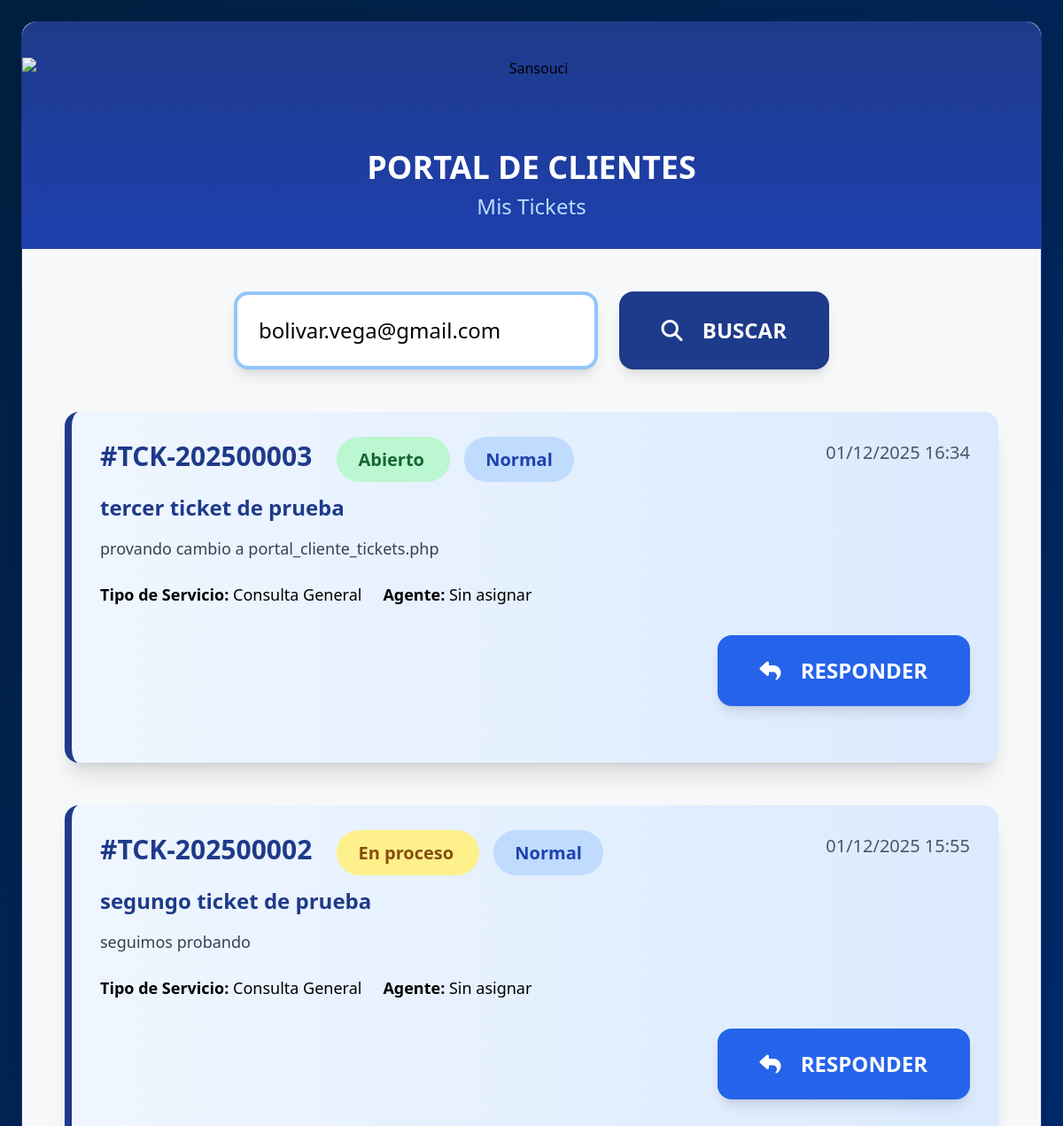
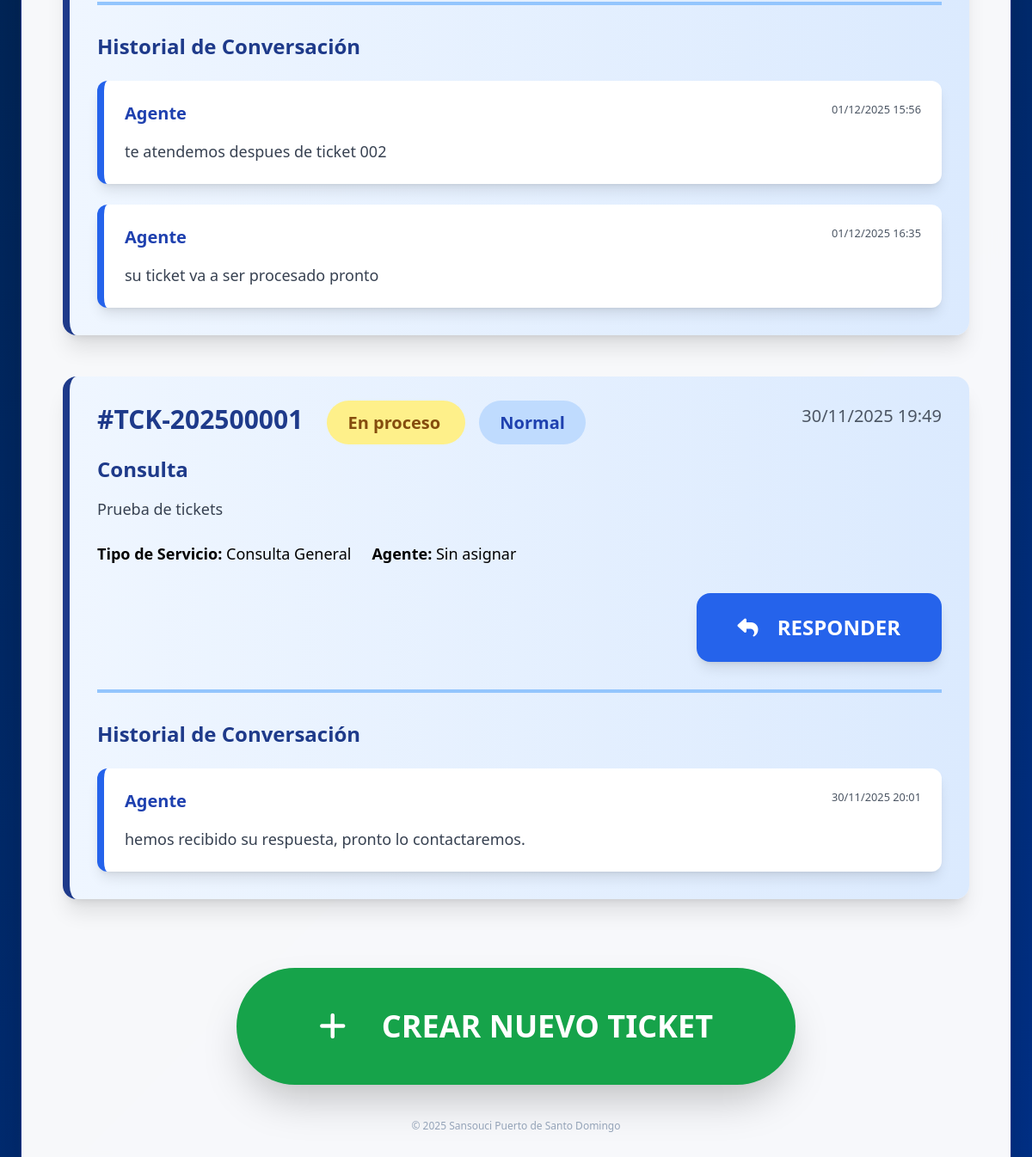
Screenshot of /portal_cliente_tickets.php?email=bolivar.vega@gmail.com with the database file from the repository (2 pictures, top to bottom).
### tables this page shows
CREATE TABLE `tickets` (
  `id` int(11) NOT NULL,
  `numero` varchar(20) DEFAULT NULL,
  `cliente_email` varchar(100) DEFAULT NULL,
  `asunto` varchar(200) DEFAULT NULL,
  `mensaje` text DEFAULT NULL,
  `estado` enum('abierto','en_proceso','pendiente_cliente','cerrado') DEFAULT 'abierto',
  `prioridad` enum('baja','normal','alta','urgente') DEFAULT 'normal',
  `agente_id` int(11) DEFAULT NULL,
  `creado_el` datetime DEFAULT current_timestamp(),
  `actualizado_el` datetime DEFAULT NULL ON UPDATE current_timestamp(),
  `tipo_servicio` varchar(100) DEFAULT 'General'
);

CREATE TABLE `respuestas` (
  `id` int(11) NOT NULL,
  `ticket_id` int(11) DEFAULT NULL,
  `mensaje` text DEFAULT NULL,
  `autor` enum('cliente','agente') DEFAULT NULL,
  `autor_email` varchar(100) DEFAULT NULL,
  `creado_el` datetime DEFAULT current_timestamp()
);

### portal_cliente_tickets.php (the view, shortened to what this page needs)
<?php
require __DIR__ . '/config_email.php';
$cliente_email = trim($_GET['email'] ?? '');
$tickets = [];
if ($cliente_email !== '') {
    $stmt = $pdo->prepare("
        SELECT t.*, u.nombre AS agente_nombre
        FROM tickets t
        LEFT JOIN users u ON t.agente_id = u.id
        WHERE t.cliente_email = ?
        ORDER BY t.creado_el DESC
    ");
    $stmt->execute([$cliente_email]);
    $tickets = $stmt->fetchAll(PDO::FETCH_ASSOC) ?: [];
}
?>
<!DOCTYPE html>
<html lang="es">
<head>
    <script src="https://cdn.tailwindcss.com"></script>
    <link href="https://cdnjs.cloudflare.com/ajax/libs/font-awesome/6.5.0/css/all.min.css" rel="stylesheet">
</head>
<body class="min-h-screen flex items-center justify-center p-6">
    <div class="card rounded-2xl shadow-2xl w-full max-w-6xl border border-blue-900">
        <div class="text-center pt-10 pb-8 bg-gradient-to-b from-blue-900 to-blue-800 rounded-t-2xl">
            <img src="https://www.sansouci.com.do/wp-content/uploads/2020/06/logo-sansouci.png" alt="Sansouci" class="h-20 mx-auto">
            <h1 class="text-4xl font-bold text-white mt-6">PORTAL DE CLIENTES</h1>
            <p class="text-2xl text-blue-200 mt-2">Mis Tickets</p>
        </div>
        <div class="p-12">
            <form method="GET" class="mb-12">
                <div class="flex gap-6 max-w-2xl mx-auto">
                    <input type="email" name="email" value="<?= htmlspecialchars($cliente_email) ?>" required
                           class="flex-1 p-6 border-4 border-blue-300 rounded-2xl text-2xl focus:border-blue-900 transition shadow-lg"
                           placeholder="tuemail@cliente.com">
                    <button type="submit"
                            class="bg-blue-900 text-white px-12 py-6 rounded-2xl font-bold text-2xl hover:bg-blue-800 shadow-lg">
                        <i class="fas fa-search mr-4"></i> BUSCAR
                    </button>
                </div>
            </form>
            <?php if (!empty($tickets)): ?>
                <div class="space-y-12">
                    <?php foreach ($tickets as $t):
                        $numero  = $t['numero'] ?? 'TCK-' . str_pad($t['id'], 5, '0', STR_PAD_LEFT);
                        $abierto = ($t['id'] === (int)($_GET['ticket_id'] ?? 0));
                    ?>
                    <div class="bg-gradient-to-r from-blue-50 to-blue-100 rounded-2xl shadow-xl p-8 border-l-8 border-blue-900 <?= $abierto ? 'ring-8 ring-blue-300' : '' ?>">
                        <div class="flex justify-between items-start mb-6">
                            <div>
                                <span class="text-3xl font-bold text-blue-900">#<?= htmlspecialchars($numero) ?></span>
                                <span class="ml-6 px-6 py-3 rounded-full text-xl font-bold <?= $t['estado']=='abierto'?'bg-green-200 text-green-800':($t['estado']=='cerrado'?'bg-gray-400 text-white':'bg-yellow-200 text-yellow-800') ?>">
                                    <?= ucfirst(str_replace('_',' ',$t['estado'])) ?>
                                </span>
                                <span class="ml-4 px-6 py-3 rounded-full text-xl font-bold <?= $t['prioridad']=='urgente'?'bg-red-200 text-red-800':($t['prioridad']=='alta'?'bg-orange-200 text-orange-800':'bg-blue-200 text-blue-800') ?>">
                                    <?= ucfirst($t['prioridad']) ?>
                                </span>
                            </div>
                            <small class="text-gray-600 text-xl"><?= date('d/m/Y H:i', strtotime($t['creado_el'])) ?></small>
                        </div>
                        <h3 class="text-2xl font-bold text-blue-900 mb-4"><?= htmlspecialchars($t['asunto']) ?></h3>
                        <p class="text-lg text-gray-700 mb-6"><?= nl2br(htmlspecialchars($t['mensaje'])) ?></p>
                        <div class="flex flex-wrap gap-6 text-lg mb-8">
                            <span><strong>Tipo de Servicio:</strong> <?= htmlspecialchars($t['tipo_servicio'] ?? 'General') ?></span>
                            <span><strong>Agente:</strong> <?= htmlspecialchars($t['agente_nombre'] ?? 'Sin asignar') ?></span>
                        </div>
                        <div class="text-right mb-8">
                            <a href="portal_cliente_tickets.php?email=<?= urlencode($cliente_email) ?>&ticket_id=<?= $t['id'] ?>"
                               class="bg-blue-600 text-white px-12 py-6 rounded-2xl font-bold text-2xl hover:bg-blue-700 shadow-lg inline-block">
                                <i class="fas fa-reply mr-4"></i> RESPONDER
                            </a>
                        </div>
                        <?php
                        $stmt_resp = $pdo->prepare("SELECT * FROM respuestas WHERE ticket_id = ? ORDER BY creado_el");
                        $stmt_resp->execute([$t['id']]);
                        $respuestas = $stmt_resp->fetchAll(PDO::FETCH_ASSOC) ?: [];
                        if (!empty($respuestas)):
                        ?>
                        <div class="border-t-4 border-blue-300 pt-8">
                            <h4 class="text-2xl font-bold text-blue-900 mb-6">Historial de Conversación</h4>
                            <div class="space-y-6">
                                <?php foreach ($respuestas as $r): ?>
                                <div class="bg-white rounded-xl shadow-lg p-6 border-l-8 <?= $r['autor']=='cliente' ? 'border-green-600' : 'border-blue-600' ?>">
                                    <div class="flex justify-between items-start mb-4">
                                        <span class="font-bold text-xl <?= $r['autor']=='cliente'?'text-green-800':'text-blue-800' ?>">
                                            <?= $r['autor']=='cliente'?'Tú (Cliente)':'Agente' ?>
                                        </span>
                                        <small class="text-gray-600"><?= date('d/m/Y H:i', strtotime($r['creado_el'])) ?></small>
                                    </div>
                                    <p class="text-lg text-gray-700"><?= nl2br(htmlspecialchars($r['mensaje'])) ?></p>
                                </div>
                                <?php endforeach; ?>
                            </div>
                        </div>
                        <?php endif; ?>
                    </div>
                    <?php endforeach; ?>
                </div>
            <?php endif; ?>
            <div class="mt-20 text-center">
                <a href="portal_cliente.php" class="bg-green-600 text-white px-24 py-12 rounded-full text-4xl font-bold hover:bg-green-700 shadow-2xl inline-block">
                    <i class="fas fa-plus mr-8"></i> CREAR NUEVO TICKET
                </a>
            </div>
            <p class="mt-10 text-xs text-center text-slate-400">
                © <?= date('Y') ?> Sansouci Puerto de Santo Domingo
            </p>
        </div>
    </div>
</body>
</html>

### portal_cliente_tickets.php (style rules this page uses)
body { background: linear-gradient(135deg, #001f3f 0%, #003087 100%); font-family: 'Segoe UI', sans-serif; }
.card { backdrop-filter: blur(12px); background: rgba(255, 255, 255, 0.97); }

### rows the page displays
tickets: numero "TCK-202500003", estado "Abierto", prioridad "Normal", creado_el "01/12/2025 16:34", asunto "tercer ticket de prueba", mensaje "provando cambio a portal_cliente_tickets.php", tipo_servicio "Consulta General", agente_nombre "Sin asignar"
tickets: numero "TCK-202500002", estado "En proceso", prioridad "Normal", creado_el "01/12/2025 15:55", asunto "segungo ticket de prueba", mensaje "seguimos probando", tipo_servicio "Consulta General", agente_nombre "Sin asignar"
respuestas: autor "Agente", creado_el "01/12/2025 15:56", mensaje "te atendemos despues de ticket 002"
respuestas: autor "Agente", creado_el "01/12/2025 16:35", mensaje "su ticket va a ser procesado pronto"
tickets: numero "TCK-202500001", estado "En proceso", prioridad "Normal", creado_el "30/11/2025 19:49", asunto "Consulta", mensaje "Prueba de tickets", tipo_servicio "Consulta General", agente_nombre "Sin asignar"
respuestas: autor "Agente", creado_el "30/11/2025 20:01", mensaje "hemos recibido su respuesta, pronto lo contactaremos."
